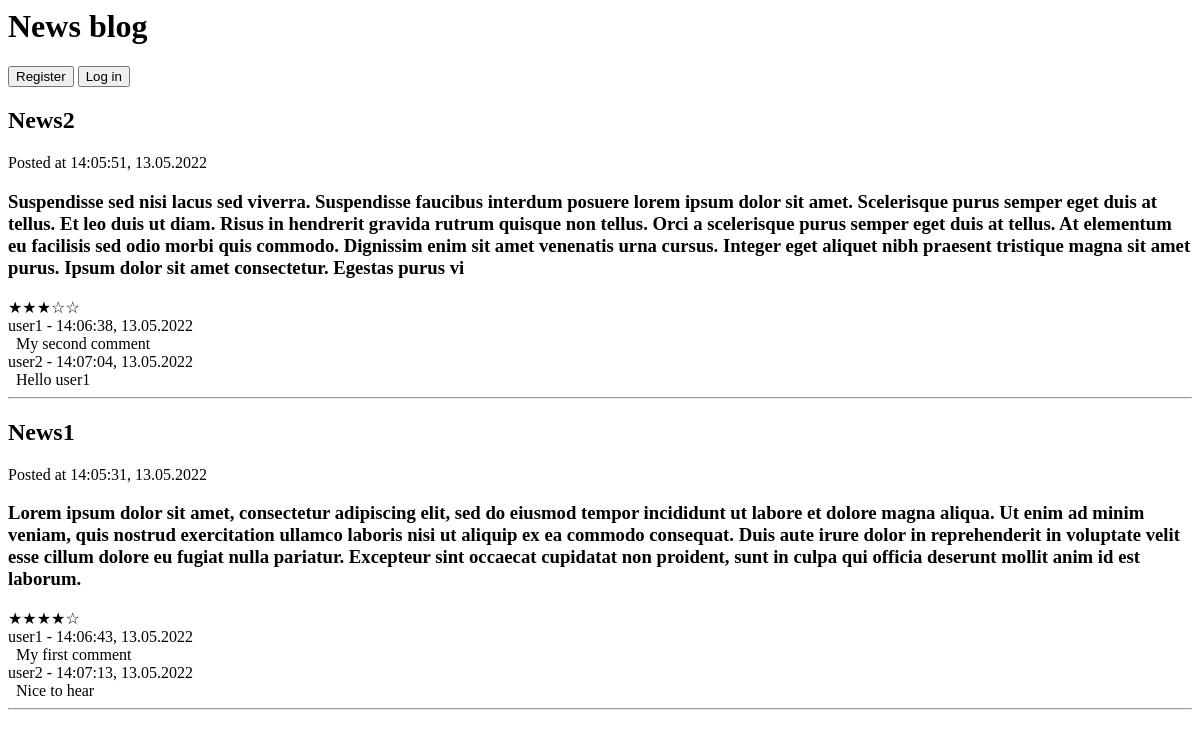
The page / on the database its author committed.
### tables this page shows
CREATE TABLE `news` (
  `id` int(11) NOT NULL,
  `title` varchar(100) NOT NULL,
  `description` varchar(500) NOT NULL,
  `date` datetime NOT NULL
);

CREATE TABLE `comments` (
  `id` int(11) NOT NULL,
  `news_id` int(11) NOT NULL,
  `user_id` int(11) NOT NULL,
  `description` varchar(250) NOT NULL,
  `date` datetime NOT NULL
);

CREATE TABLE `users` (
  `id` int(11) NOT NULL,
  `username` varchar(20) NOT NULL,
  `password` varchar(20) NOT NULL,
  `isadmin` tinyint(1) NOT NULL DEFAULT 0
);

### news.php (the view, shortened to what this page needs)
<?php
	echo '<link rel="stylesheet" href="css/my_style.css" type="text/css">';
	$mysqli = new mysqli("localhost","root","","newsblog");
	$queryNews = "SELECT * FROM news ORDER BY date DESC";
	$queryNewsResult = mysqli_query ($mysqli, $queryNews);
	while ($rowNews = $queryNewsResult->fetch_row()) {
		$news_id = $rowNews[0];
		$news_title = $rowNews[1];
		$news_description = $rowNews[2];
		$news_time = $rowNews[3];
		showSinglePost($news_title, $news_description, $news_time);
		if (isset($_SESSION['loggedin']) && $_SESSION['loggedin'])
		{
			$queryMyRating = "SELECT * FROM ratings WHERE news_id = '$news_id' AND user_id = '".$_SESSION['user_id']."'";
			$queryMyRatingResult = mysqli_query ($mysqli, $queryMyRating);
			if (mysqli_num_rows($queryMyRatingResult) > 0)
			{
				$queryAVGRating = "SELECT AVG(rating) AS avg FROM ratings WHERE news_id = '$news_id'";
				$queryAVGRatingResult = mysqli_query ($mysqli, $queryAVGRating);
				$rowAVGRatingResult = mysqli_fetch_array($queryAVGRatingResult);
				$averageRating = round($rowAVGRatingResult["avg"]);
				showAverageRatings($averageRating);
			}
			else
			{
				rateNews($news_id);
			}
		}
		else
		{
			$queryAVGRating = "SELECT AVG(rating) AS avg FROM ratings WHERE news_id = '$news_id'";
			$queryAVGRatingResult = mysqli_query ($mysqli, $queryAVGRating);
			$rowAVGRatingResult = mysqli_fetch_array($queryAVGRatingResult);
			$averageRating = round($rowAVGRatingResult["avg"]);
			showAverageRatings($averageRating);
		}
		$queryComments = "SELECT * FROM comments WHERE news_id = '$news_id' ORDER BY date ASC";
		$queryCommentsResult = mysqli_query ($mysqli, $queryComments);
		while ($rowComments = mysqli_fetch_array($queryCommentsResult)) {
			$comment_userid = $rowComments['user_id'];
			$queryUsername = "SELECT username FROM users WHERE id = '$comment_userid'";
			$queryCommentsUsernameResult = mysqli_query ($mysqli, $queryUsername);
			$rowCommentsUsernameResult = mysqli_fetch_array($queryCommentsUsernameResult);
			$commentUsername = $rowCommentsUsernameResult["username"];
			$comment =      $rowComments['description'];
			$comment_date = $rowComments['date'];
			showSingleComment($comment, $commentUsername, $comment_date);
		}
		echo "<hr>";
	}
	function showSinglePost($title, $description, $news_time)
	{
		$date = strtotime( $news_time );
		echo "<div> <h2> $title </h2>";
		echo "Posted at " . date("H:i:s, d.m.Y" ,$date) . "</div>";
		echo "<div> <h3> $description </h3> </div>";
	}
	function showAverageRatings($averageRating)
	{
		$x = 0;
		for (; $x < $averageRating; $x++) {
		  echo "<label>★</label>";
		}
		for (; $x < 5; $x++) {
		  echo "<label>☆</label>";
		}
	}
	function showSingleComment($comment, $username, $comment_date)
	{
		echo "<div>";
		$date = strtotime( $comment_date );
		echo "$username - " .date("H:i:s, d.m.Y" ,$date);
		echo "</div>";
		echo "&nbsp $comment";
	}
?>

### index.php (shortened to what this page needs)
<html>
<body>
<h1>News blog</h1>
<button type="button" id="Register" onclick="location.href='registration.php';" >Register</button>
<button type="button" id="Login" 	onclick="location.href='login.php';">        Log in  </button>
<?php
	require("news.php");
?>
</body>
</html>

### rows shown on the page
news: title "News2", date "14:05:51, 13.05.2022", description "Suspendisse sed nisi lacus sed viverra. Suspendisse faucibus interdum posuere lorem ipsum dolor sit amet. Scelerisque purus semper eget duis at tellus. Et leo duis ut diam. Risus in hendrerit gravida rutrum quisque non tellus. Orci a scelerisque purus semper eget duis at tellus. At elementum eu facilisis sed odio morbi quis commodo. Dignissim enim sit amet venenatis urna cursus. Integer eget aliquet nibh praesent tristique magna sit amet purus. Ipsum dolor sit amet consectetur. Egestas purus vi"
comments: user.username "user1", date "14:06:38, 13.05.2022", description "My second comment"
comments: user.username "user2", date "14:07:04, 13.05.2022", description "Hello user1"
news: title "News1", date "14:05:31, 13.05.2022", description "Lorem ipsum dolor sit amet, consectetur adipiscing elit, sed do eiusmod tempor incididunt ut labore et dolore magna aliqua. Ut enim ad minim veniam, quis nostrud exercitation ullamco laboris nisi ut aliquip ex ea commodo consequat. Duis aute irure dolor in reprehenderit in voluptate velit esse cillum dolore eu fugiat nulla pariatur. Excepteur sint occaecat cupidatat non proident, sunt in culpa qui officia deserunt mollit anim id est laborum."
comments: user.username "user1", date "14:06:43, 13.05.2022", description "My first comment"
comments: user.username "user2", date "14:07:13, 13.05.2022", description "Nice to hear"
